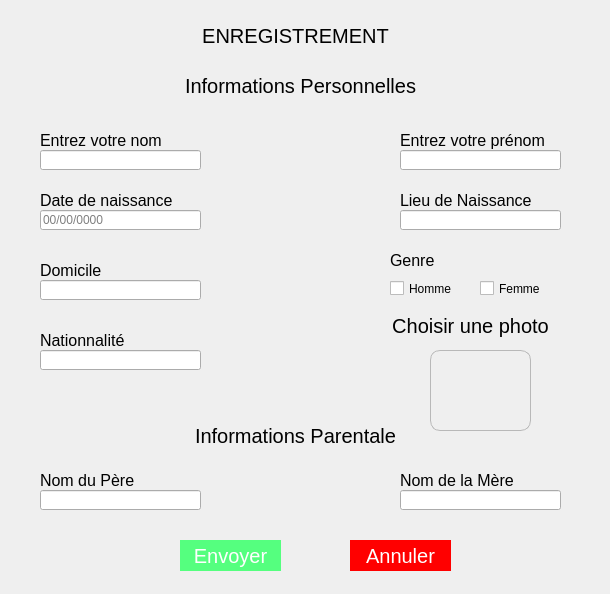
<?xml version="1.0" encoding="UTF-8"?>
<ui version="4.0">
 <class>Dialog</class>
 <widget class="QDialog" name="Dialog">
  <property name="geometry">
   <rect>
    <x>0</x>
    <y>0</y>
    <width>610</width>
    <height>594</height>
   </rect>
  </property>
  <property name="windowTitle">
   <string>Dialog</string>
  </property>
  <widget class="QLineEdit" name="nom_pere">
   <property name="geometry">
    <rect>
     <x>530</x>
     <y>630</y>
     <width>161</width>
     <height>20</height>
    </rect>
   </property>
  </widget>
  <widget class="QLabel" name="label_13">
   <property name="geometry">
    <rect>
     <x>890</x>
     <y>610</y>
     <width>161</width>
     <height>20</height>
    </rect>
   </property>
   <property name="styleSheet">
    <string notr="true">font-size :  16px;</string>
   </property>
   <property name="text">
    <string>Nom de la Mère</string>
   </property>
  </widget>
  <widget class="QPushButton" name="btn_annuler">
   <property name="geometry">
    <rect>
     <x>840</x>
     <y>670</y>
     <width>101</width>
     <height>31</height>
    </rect>
   </property>
   <property name="styleSheet">
    <string notr="true">background-color : red;
color: white;
border-radius : 2 px solid red;
border: none;
font-size :  20px;
padding : 3px;
</string>
   </property>
   <property name="text">
    <string>Annuler</string>
   </property>
  </widget>
  <widget class="QLabel" name="label_12">
   <property name="geometry">
    <rect>
     <x>530</x>
     <y>610</y>
     <width>161</width>
     <height>20</height>
    </rect>
   </property>
   <property name="styleSheet">
    <string notr="true">font-size :  16px;</string>
   </property>
   <property name="text">
    <string>Nom du Père</string>
   </property>
  </widget>
  <widget class="QPushButton" name="btn_envoi">
   <property name="geometry">
    <rect>
     <x>680</x>
     <y>670</y>
     <width>101</width>
     <height>31</height>
    </rect>
   </property>
   <property name="styleSheet">
    <string notr="true">background-color :  rgb(85, 255, 127);
color : white;
border-radius : 15 px solid white;
border : none;
font-weigth :bold;
font-size :  20px;
</string>
   </property>
   <property name="text">
    <string>Envoyer</string>
   </property>
  </widget>
  <widget class="QLineEdit" name="nom_mere">
   <property name="geometry">
    <rect>
     <x>890</x>
     <y>630</y>
     <width>161</width>
     <height>20</height>
    </rect>
   </property>
  </widget>
  <widget class="QLineEdit" name="nom_pere_2">
   <property name="geometry">
    <rect>
     <x>40</x>
     <y>490</y>
     <width>161</width>
     <height>20</height>
    </rect>
   </property>
  </widget>
  <widget class="QLabel" name="label">
   <property name="geometry">
    <rect>
     <x>60</x>
     <y>20</y>
     <width>471</width>
     <height>31</height>
    </rect>
   </property>
   <property name="styleSheet">
    <string notr="true">font-size :  20px;
border-radius : 8px solid gray;</string>
   </property>
   <property name="text">
    <string>ENREGISTREMENT</string>
   </property>
   <property name="alignment">
    <set>Qt::AlignCenter</set>
   </property>
  </widget>
  <widget class="QLabel" name="label_11">
   <property name="geometry">
    <rect>
     <x>180</x>
     <y>420</y>
     <width>231</width>
     <height>31</height>
    </rect>
   </property>
   <property name="styleSheet">
    <string notr="true">font-size :  20px;</string>
   </property>
   <property name="text">
    <string>Informations Parentale</string>
   </property>
   <property name="alignment">
    <set>Qt::AlignCenter</set>
   </property>
  </widget>
  <widget class="QLabel" name="photo_label">
   <property name="geometry">
    <rect>
     <x>430</x>
     <y>350</y>
     <width>101</width>
     <height>81</height>
    </rect>
   </property>
   <property name="styleSheet">
    <string notr="true">border : 1px solid  rgb(184, 184, 184);
border-radius : 10px;</string>
   </property>
   <property name="text">
    <string/>
   </property>
  </widget>
  <widget class="QLineEdit" name="pays">
   <property name="geometry">
    <rect>
     <x>40</x>
     <y>350</y>
     <width>161</width>
     <height>20</height>
    </rect>
   </property>
  </widget>
  <widget class="QLabel" name="label_8">
   <property name="geometry">
    <rect>
     <x>390</x>
     <y>250</y>
     <width>161</width>
     <height>20</height>
    </rect>
   </property>
   <property name="styleSheet">
    <string notr="true">font-size :  16px;</string>
   </property>
   <property name="text">
    <string>Genre</string>
   </property>
  </widget>
  <widget class="QLabel" name="label_14">
   <property name="geometry">
    <rect>
     <x>400</x>
     <y>470</y>
     <width>161</width>
     <height>20</height>
    </rect>
   </property>
   <property name="styleSheet">
    <string notr="true">font-size :  16px;</string>
   </property>
   <property name="text">
    <string>Nom de la Mère</string>
   </property>
  </widget>
  <widget class="QPushButton" name="btn_annuler_2">
   <property name="geometry">
    <rect>
     <x>350</x>
     <y>540</y>
     <width>101</width>
     <height>31</height>
    </rect>
   </property>
   <property name="styleSheet">
    <string notr="true">background-color : red;
color: white;
border-radius : 2 px solid red;
border: none;
font-size :  20px;
padding : 3px;
</string>
   </property>
   <property name="text">
    <string>Annuler</string>
   </property>
  </widget>
  <widget class="QLabel" name="label_15">
   <property name="geometry">
    <rect>
     <x>40</x>
     <y>470</y>
     <width>161</width>
     <height>20</height>
    </rect>
   </property>
   <property name="styleSheet">
    <string notr="true">font-size :  16px;</string>
   </property>
   <property name="text">
    <string>Nom du Père</string>
   </property>
  </widget>
  <widget class="QLabel" name="label_7">
   <property name="geometry">
    <rect>
     <x>40</x>
     <y>260</y>
     <width>161</width>
     <height>20</height>
    </rect>
   </property>
   <property name="styleSheet">
    <string notr="true">font-size :  16px;</string>
   </property>
   <property name="text">
    <string>Domicile</string>
   </property>
  </widget>
  <widget class="QLabel" name="label_5">
   <property name="geometry">
    <rect>
     <x>40</x>
     <y>190</y>
     <width>161</width>
     <height>20</height>
    </rect>
   </property>
   <property name="styleSheet">
    <string notr="true">font-size :  16px;</string>
   </property>
   <property name="text">
    <string>Date de naissance</string>
   </property>
  </widget>
  <widget class="QLineEdit" name="lieu">
   <property name="geometry">
    <rect>
     <x>400</x>
     <y>210</y>
     <width>161</width>
     <height>20</height>
    </rect>
   </property>
  </widget>
  <widget class="QLabel" name="lieu_label">
   <property name="geometry">
    <rect>
     <x>400</x>
     <y>190</y>
     <width>161</width>
     <height>20</height>
    </rect>
   </property>
   <property name="styleSheet">
    <string notr="true">font-size :  16px;</string>
   </property>
   <property name="text">
    <string>Lieu de Naissance</string>
   </property>
  </widget>
  <widget class="QLineEdit" name="nom">
   <property name="geometry">
    <rect>
     <x>40</x>
     <y>150</y>
     <width>161</width>
     <height>20</height>
    </rect>
   </property>
  </widget>
  <widget class="QPushButton" name="btn_envoi_2">
   <property name="geometry">
    <rect>
     <x>180</x>
     <y>540</y>
     <width>101</width>
     <height>31</height>
    </rect>
   </property>
   <property name="styleSheet">
    <string notr="true">background-color :  rgb(85, 255, 127);
color : white;
border-radius : 15 px solid white;
border : none;
font-weigth :bold;
font-size :  20px;
</string>
   </property>
   <property name="text">
    <string>Envoyer</string>
   </property>
  </widget>
  <widget class="QLabel" name="label_9">
   <property name="geometry">
    <rect>
     <x>40</x>
     <y>330</y>
     <width>161</width>
     <height>20</height>
    </rect>
   </property>
   <property name="styleSheet">
    <string notr="true">font-size :  16px;</string>
   </property>
   <property name="text">
    <string>Nationnalité</string>
   </property>
  </widget>
  <widget class="QLineEdit" name="prenom">
   <property name="geometry">
    <rect>
     <x>400</x>
     <y>150</y>
     <width>161</width>
     <height>20</height>
    </rect>
   </property>
  </widget>
  <widget class="QCheckBox" name="sexe_f">
   <property name="geometry">
    <rect>
     <x>480</x>
     <y>280</y>
     <width>70</width>
     <height>17</height>
    </rect>
   </property>
   <property name="text">
    <string>Femme</string>
   </property>
  </widget>
  <widget class="QLabel" name="label_3">
   <property name="geometry">
    <rect>
     <x>40</x>
     <y>130</y>
     <width>161</width>
     <height>20</height>
    </rect>
   </property>
   <property name="styleSheet">
    <string notr="true">font-size :  16px;</string>
   </property>
   <property name="text">
    <string>Entrez votre nom</string>
   </property>
  </widget>
  <widget class="QLabel" name="label_2">
   <property name="geometry">
    <rect>
     <x>120</x>
     <y>70</y>
     <width>361</width>
     <height>31</height>
    </rect>
   </property>
   <property name="styleSheet">
    <string notr="true">font-size :  20px;</string>
   </property>
   <property name="text">
    <string>Informations Personnelles</string>
   </property>
   <property name="alignment">
    <set>Qt::AlignCenter</set>
   </property>
  </widget>
  <widget class="QCheckBox" name="sexe_h">
   <property name="geometry">
    <rect>
     <x>390</x>
     <y>280</y>
     <width>70</width>
     <height>17</height>
    </rect>
   </property>
   <property name="text">
    <string>Homme</string>
   </property>
  </widget>
  <widget class="QLineEdit" name="date">
   <property name="geometry">
    <rect>
     <x>40</x>
     <y>210</y>
     <width>161</width>
     <height>20</height>
    </rect>
   </property>
   <property name="placeholderText">
    <string>00/00/0000</string>
   </property>
  </widget>
  <widget class="QPushButton" name="btn_photo">
   <property name="geometry">
    <rect>
     <x>390</x>
     <y>310</y>
     <width>161</width>
     <height>31</height>
    </rect>
   </property>
   <property name="styleSheet">
    <string notr="true">border-radius : 2 px solid red;
border: none;
font-size :  20px;
padding : 3px;
</string>
   </property>
   <property name="text">
    <string>Choisir une photo</string>
   </property>
  </widget>
  <widget class="QLabel" name="label_4">
   <property name="geometry">
    <rect>
     <x>400</x>
     <y>130</y>
     <width>161</width>
     <height>20</height>
    </rect>
   </property>
   <property name="styleSheet">
    <string notr="true">font-size :  16px;</string>
   </property>
   <property name="text">
    <string>Entrez votre prénom</string>
   </property>
  </widget>
  <widget class="QLineEdit" name="domicile">
   <property name="geometry">
    <rect>
     <x>40</x>
     <y>280</y>
     <width>161</width>
     <height>20</height>
    </rect>
   </property>
  </widget>
  <widget class="QLineEdit" name="nom_mere_2">
   <property name="geometry">
    <rect>
     <x>400</x>
     <y>490</y>
     <width>161</width>
     <height>20</height>
    </rect>
   </property>
  </widget>
 </widget>
 <resources>
  <include location="../images.qrc"/>
 </resources>
 <connections/>
</ui>
